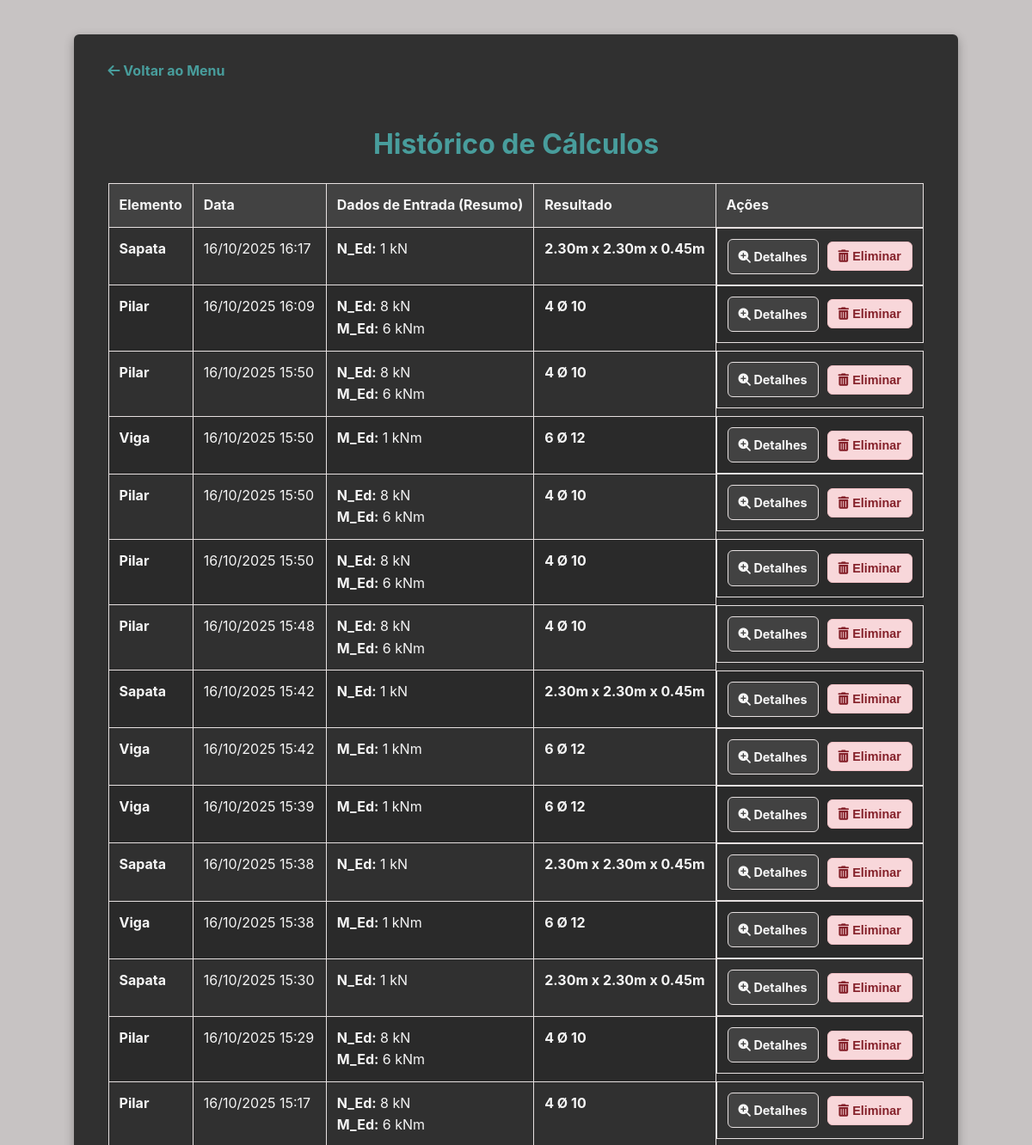
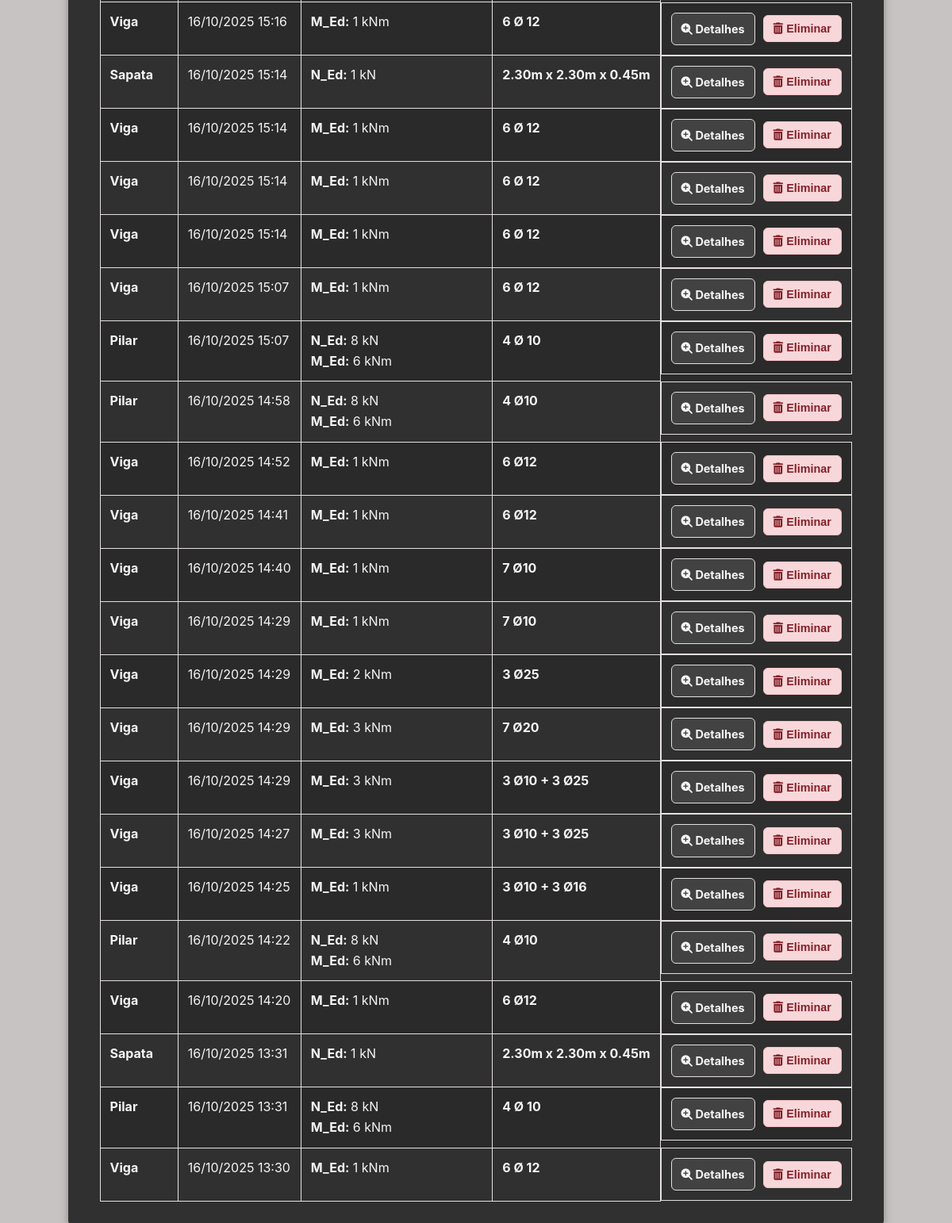
Screenshot of /historico/ with the database file from the repository (2 pictures, top to bottom).
### calculos/models.py (models this page shows, shortened)
class HistoricoCalculo(models.Model):
    ELEMENTO_CHOICES = [
        ('Viga', 'Viga'),
        ('Pilar', 'Pilar'),
        ('Sapata', 'Sapata'),
    ]
    elemento = models.CharField(max_length=10, choices=ELEMENTO_CHOICES)
    timestamp = models.DateTimeField(auto_now_add=True)
    input_data = models.JSONField()
    resultado_final = models.JSONField()

### calculos/views.py (the view)
# urls.py: path('historico/', views.historico_view, name='historico_calculos'),
def historico_view(request):
    todos_os_calculos = HistoricoCalculo.objects.all().order_by('-timestamp')
    context = {'calculos': todos_os_calculos}
    return render(request, 'calculos/historico.html', context)

### calculos/context_processors.py (called while the page is built)
def system_config_processor(request):
    try:
        config = SystemConfiguration.objects.first()
    except Exception:
        config = None
    return {'system_config': config}

### calculos/templates/calculos/historico.html (shortened to what this page needs)
{% extends "calculos/base.html" %}
{% load static %}
{% block content %}
    <a href="{% url 'pagina_inicial' %}" class="back-link"><i class="fa-solid fa-arrow-left"></i> Voltar ao Menu</a>
    <h1>Histórico de Cálculos</h1>
    {% if calculos %}
        <div class="table-container">
            <table>
                <thead>
                    <tr>
                        <th>Elemento</th>
                        <th>Data</th>
                        <th>Dados de Entrada (Resumo)</th>
                        <th>Resultado</th>
                        <th>Ações</th>
                    </tr>
                </thead>
                <tbody>
                    {% for calculo in calculos %}
                    <tr>
                        <td><strong>{{ calculo.elemento }}</strong></td>
                        <td>{{ calculo.timestamp|date:"d/m/Y H:i" }}</td>
                        <td class="input-details">
                            {% if calculo.elemento == 'Viga' %}
                                <strong>M_Ed:</strong> {{ calculo.input_data.M_Ed.0 }} kNm
                            {% elif calculo.elemento == 'Pilar' %}
                                <strong>N_Ed:</strong> {{ calculo.input_data.N_Ed.0 }} kN<br>
                                <strong>M_Ed:</strong> {{ calculo.input_data.M_Ed.0 }} kNm
                            {% elif calculo.elemento == 'Sapata' %}
                                <strong>N_Ed:</strong> {{ calculo.input_data.N_Ed.0 }} kN
                            {% endif %}
                        </td>
                        <td class="result-details">
                            {% if calculo.resultado_final.combinacao_final %}
                                <strong>{{ calculo.resultado_final.combinacao_final }}</strong>
                            {% elif calculo.resultado_final.dimensoes %}
                                <strong>{{ calculo.resultado_final.dimensoes }}</strong>
                            {% endif %}
                        </td>
                        <td style="display: flex; gap: 10px; align-items: center;">
                            <a href="{% url 'historico_detalhe' calculo.id %}" class="btn-secundario" style="padding: 8px 12px; font-size: 0.9rem;" title="Ver Detalhes">
                                <i class="fa-solid fa-magnifying-glass-plus"></i> Detalhes
                            </a>
                            <form action="{% url 'historico_delete' calculo.id %}" method="post" onsubmit="return confirm('Tem a certeza de que deseja eliminar este registo?');">
                                <button type="submit" class="btn-secundario" style="padding: 8px 12px; font-size: 0.9rem; background-color: #f8d7da; border-color: #f5c2c7; color: #842029;" title="Eliminar">
                                    <i class="fa-solid fa-trash-can"></i> Eliminar
                                </button>
                            </form>
                        </td>
                    </tr>
                    {% endfor %}
                </tbody>
            </table>
        </div>
    {% else %}
        <p class="no-history">Ainda não foi efetuado nenhum cálculo.</p>
    {% endif %}
{% endblock %}

### calculos/templates/calculos/base.html (shortened to what this page needs)
{% load static %}
<!DOCTYPE html>
<html lang="pt">
<head>
    <link rel="stylesheet" href="{% static 'calculos/style.css' %}">
    <link rel="stylesheet" href="https://cdnjs.cloudflare.com/ajax/libs/font-awesome/6.5.2/css/all.min.css" />
</head>
<body class="{% if system_config.theme_mode == 'dark' %}dark-theme{% endif %}" {% if system_config and system_config.background_image %}style="background-image: url('{{ system_config.background_image.url }}'); background-size: cover; background-position: center; background-attachment: fixed;"{% endif %}>
    <div class="container">
        {% block content %}{% endblock %}
    </div>
</body>
</html>

### calculos/static/calculos/style.css (style rules this page uses)
:root { --primary-color: #0d6efd; --primary-color-light: #e7f0ff; --secondary-color: #6c757d; --light-gray: #f8f9fa; --medium-gray: #dee2e6; --dark-gray: #212529; --success-bg: #d1e7dd; --error-bg: #f8d7da; --success-text: #0f5132; --error-text: #842029; --font-family: -apple-system, BlinkMacSystemFont, "Segoe UI", Roboto, "Helvetica Neue", Arial, sans-serif; --border-radius: 6px; --box-shadow: 0 4px 12px rgba(0,0,0,0.08); }
body { font-family: var(--font-family); line-height: 1.6; margin: 0; background-color: var(--light-gray); color: var(--dark-gray); display: flex; flex-direction: column; min-height: 100vh; }
.container { max-width: 1200px; margin: 40px auto; padding: 30px 40px; background-color: #fff; border-radius: var(--border-radius); box-shadow: var(--box-shadow); flex-grow: 1; }
h1 { color: var(--primary-color); text-align: center; margin-bottom: 10px; }
.back-link { display: inline-block; margin-bottom: 25px; color: var(--primary-color); text-decoration: none; font-weight: bold; }
form { display: grid; grid-template-columns: repeat(auto-fit, minmax(240px, 1fr)); gap: 20px; align-items: end; }
.btn-principal, .btn-secundario { padding: 12px 25px; border: none; border-radius: var(--border-radius); font-size: 1rem; font-weight: bold; cursor: pointer; text-decoration: none; text-align: center; transition: all 0.2s ease; }
.btn-secundario { background-color: #f8f9fa; color: var(--dark-gray); border: 1px solid var(--medium-gray); flex-grow: 1; }
.table-container table { width: 100%; border-collapse: collapse; margin-top: 20px; }
.table-container th, .table-container td { border: 1px solid var(--medium-gray); padding: 12px; text-align: left; vertical-align: top; }
.table-container th { background-color: var(--primary-color-light); }
.table-container tr:nth-child(even) { background-color: var(--light-gray); }
.table-container td form { display: inline-block; margin: 0; }
body.dark-theme { --primary-color-light: #424242; --secondary-color: #BDBDBD; --light-gray: #c7c3c3; --medium-gray: #e6e0e0; --dark-gray: #f5f5f5; --success-bg: #1B5E20; --error-bg: #B71C1C; --success-text: #E8F5E9; --error-text: #FFEBEE; --box-shadow: 0 4px 12px rgba(0,0,0,0.3); }
body.dark-theme .container { background-color: #303030; color: var(--dark-gray); }
body.dark-theme h1, body.dark-theme h3, body.dark-theme h4 { color: var(--primary-color); }
body.dark-theme .btn-secundario { background-color: #424242; color: var(--dark-gray); border-color: var(--medium-gray); }
body.dark-theme .passo-a-passo, body.dark-theme .passo-a-passo li, body.dark-theme .passo-a-passo div, body.dark-theme .table-container td, body.dark-theme .input-details, body.dark-theme .result-details { color: var(--dark-gray) !important; }
body.dark-theme .table-container tr:nth-child(even) { background-color: #2a2a2a; }

### rows the page displays
HistoricoCalculo: elemento "Sapata", timestamp "16/10/2025 16:17", input_data.N_Ed.0 "1", resultado_final.dimensoes "2.30m x 2.30m x 0.45m"
HistoricoCalculo: elemento "Pilar", timestamp "16/10/2025 16:09", input_data.N_Ed.0 "8", input_data.M_Ed.0 "6", resultado_final.combinacao_final "4 Ø 10"
HistoricoCalculo: elemento "Pilar", timestamp "16/10/2025 15:50", input_data.N_Ed.0 "8", input_data.M_Ed.0 "6", resultado_final.combinacao_final "4 Ø 10"
HistoricoCalculo: elemento "Viga", timestamp "16/10/2025 15:50", input_data.M_Ed.0 "1", resultado_final.combinacao_final "6 Ø 12"
HistoricoCalculo: elemento "Pilar", timestamp "16/10/2025 15:50", input_data.N_Ed.0 "8", input_data.M_Ed.0 "6", resultado_final.combinacao_final "4 Ø 10"
HistoricoCalculo: elemento "Pilar", timestamp "16/10/2025 15:50", input_data.N_Ed.0 "8", input_data.M_Ed.0 "6", resultado_final.combinacao_final "4 Ø 10"
HistoricoCalculo: elemento "Pilar", timestamp "16/10/2025 15:48", input_data.N_Ed.0 "8", input_data.M_Ed.0 "6", resultado_final.combinacao_final "4 Ø 10"
HistoricoCalculo: elemento "Sapata", timestamp "16/10/2025 15:42", input_data.N_Ed.0 "1", resultado_final.dimensoes "2.30m x 2.30m x 0.45m"
HistoricoCalculo: elemento "Viga", timestamp "16/10/2025 15:42", input_data.M_Ed.0 "1", resultado_final.combinacao_final "6 Ø 12"
HistoricoCalculo: elemento "Viga", timestamp "16/10/2025 15:39", input_data.M_Ed.0 "1", resultado_final.combinacao_final "6 Ø 12"
HistoricoCalculo: elemento "Sapata", timestamp "16/10/2025 15:38", input_data.N_Ed.0 "1", resultado_final.dimensoes "2.30m x 2.30m x 0.45m"
HistoricoCalculo: elemento "Viga", timestamp "16/10/2025 15:38", input_data.M_Ed.0 "1", resultado_final.combinacao_final "6 Ø 12"
HistoricoCalculo: elemento "Sapata", timestamp "16/10/2025 15:30", input_data.N_Ed.0 "1", resultado_final.dimensoes "2.30m x 2.30m x 0.45m"
HistoricoCalculo: elemento "Pilar", timestamp "16/10/2025 15:29", input_data.N_Ed.0 "8", input_data.M_Ed.0 "6", resultado_final.combinacao_final "4 Ø 10"
HistoricoCalculo: elemento "Pilar", timestamp "16/10/2025 15:17", input_data.N_Ed.0 "8", input_data.M_Ed.0 "6", resultado_final.combinacao_final "4 Ø 10"
HistoricoCalculo: elemento "Viga", timestamp "16/10/2025 15:16", input_data.M_Ed.0 "1", resultado_final.combinacao_final "6 Ø 12"
HistoricoCalculo: elemento "Sapata", timestamp "16/10/2025 15:14", input_data.N_Ed.0 "1", resultado_final.dimensoes "2.30m x 2.30m x 0.45m"
HistoricoCalculo: elemento "Viga", timestamp "16/10/2025 15:14", input_data.M_Ed.0 "1", resultado_final.combinacao_final "6 Ø 12"
HistoricoCalculo: elemento "Viga", timestamp "16/10/2025 15:14", input_data.M_Ed.0 "1", resultado_final.combinacao_final "6 Ø 12"
HistoricoCalculo: elemento "Viga", timestamp "16/10/2025 15:14", input_data.M_Ed.0 "1", resultado_final.combinacao_final "6 Ø 12"
HistoricoCalculo: elemento "Viga", timestamp "16/10/2025 15:07", input_data.M_Ed.0 "1", resultado_final.combinacao_final "6 Ø 12"
HistoricoCalculo: elemento "Pilar", timestamp "16/10/2025 15:07", input_data.N_Ed.0 "8", input_data.M_Ed.0 "6", resultado_final.combinacao_final "4 Ø 10"
HistoricoCalculo: elemento "Pilar", timestamp "16/10/2025 14:58", input_data.N_Ed.0 "8", input_data.M_Ed.0 "6", resultado_final.combinacao_final "4 Ø10"
HistoricoCalculo: elemento "Viga", timestamp "16/10/2025 14:52", input_data.M_Ed.0 "1", resultado_final.combinacao_final "6 Ø12"
HistoricoCalculo: elemento "Viga", timestamp "16/10/2025 14:41", input_data.M_Ed.0 "1", resultado_final.combinacao_final "6 Ø12"
HistoricoCalculo: elemento "Viga", timestamp "16/10/2025 14:40", input_data.M_Ed.0 "1", resultado_final.combinacao_final "7 Ø10"
HistoricoCalculo: elemento "Viga", timestamp "16/10/2025 14:29", input_data.M_Ed.0 "1", resultado_final.combinacao_final "7 Ø10"
HistoricoCalculo: elemento "Viga", timestamp "16/10/2025 14:29", input_data.M_Ed.0 "2", resultado_final.combinacao_final "3 Ø25"
HistoricoCalculo: elemento "Viga", timestamp "16/10/2025 14:29", input_data.M_Ed.0 "3", resultado_final.combinacao_final "7 Ø20"
HistoricoCalculo: elemento "Viga", timestamp "16/10/2025 14:29", input_data.M_Ed.0 "3", resultado_final.combinacao_final "3 Ø10 + 3 Ø25"
HistoricoCalculo: elemento "Viga", timestamp "16/10/2025 14:27", input_data.M_Ed.0 "3", resultado_final.combinacao_final "3 Ø10 + 3 Ø25"
HistoricoCalculo: elemento "Viga", timestamp "16/10/2025 14:25", input_data.M_Ed.0 "1", resultado_final.combinacao_final "3 Ø10 + 3 Ø16"
HistoricoCalculo: elemento "Pilar", timestamp "16/10/2025 14:22", input_data.N_Ed.0 "8", input_data.M_Ed.0 "6", resultado_final.combinacao_final "4 Ø10"
HistoricoCalculo: elemento "Viga", timestamp "16/10/2025 14:20", input_data.M_Ed.0 "1", resultado_final.combinacao_final "6 Ø12"
HistoricoCalculo: elemento "Sapata", timestamp "16/10/2025 13:31", input_data.N_Ed.0 "1", resultado_final.dimensoes "2.30m x 2.30m x 0.45m"
HistoricoCalculo: elemento "Pilar", timestamp "16/10/2025 13:31", input_data.N_Ed.0 "8", input_data.M_Ed.0 "6", resultado_final.combinacao_final "4 Ø 10"
HistoricoCalculo: elemento "Viga", timestamp "16/10/2025 13:30", input_data.M_Ed.0 "1", resultado_final.combinacao_final "6 Ø 12"
